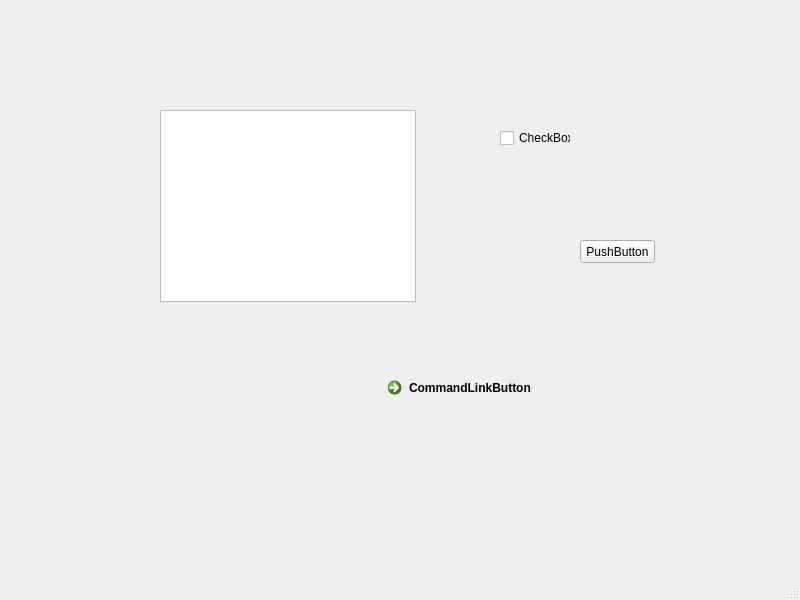
<?xml version="1.0" encoding="UTF-8"?>
<ui version="4.0">
 <class>MainWindow</class>
 <widget class="QMainWindow" name="MainWindow">
  <property name="geometry">
   <rect>
    <x>0</x>
    <y>0</y>
    <width>800</width>
    <height>600</height>
   </rect>
  </property>
  <property name="windowTitle">
   <string>MainWindow</string>
  </property>
  <widget class="QWidget" name="centralwidget">
   <widget class="QListView" name="listView">
    <property name="geometry">
     <rect>
      <x>160</x>
      <y>110</y>
      <width>256</width>
      <height>192</height>
     </rect>
    </property>
   </widget>
   <widget class="QCommandLinkButton" name="commandLinkButton">
    <property name="geometry">
     <rect>
      <x>380</x>
      <y>370</y>
      <width>185</width>
      <height>41</height>
     </rect>
    </property>
    <property name="text">
     <string>CommandLinkButton</string>
    </property>
   </widget>
   <widget class="QCheckBox" name="checkBox">
    <property name="geometry">
     <rect>
      <x>500</x>
      <y>130</y>
      <width>71</width>
      <height>16</height>
     </rect>
    </property>
    <property name="text">
     <string>CheckBox</string>
    </property>
   </widget>
   <widget class="QPushButton" name="pushButton">
    <property name="geometry">
     <rect>
      <x>580</x>
      <y>240</y>
      <width>75</width>
      <height>23</height>
     </rect>
    </property>
    <property name="text">
     <string>PushButton</string>
    </property>
   </widget>
  </widget>
  <widget class="QMenuBar" name="menubar">
   <property name="geometry">
    <rect>
     <x>0</x>
     <y>0</y>
     <width>800</width>
     <height>23</height>
    </rect>
   </property>
  </widget>
  <widget class="QStatusBar" name="statusbar"/>
 </widget>
 <resources/>
 <connections/>
</ui>
